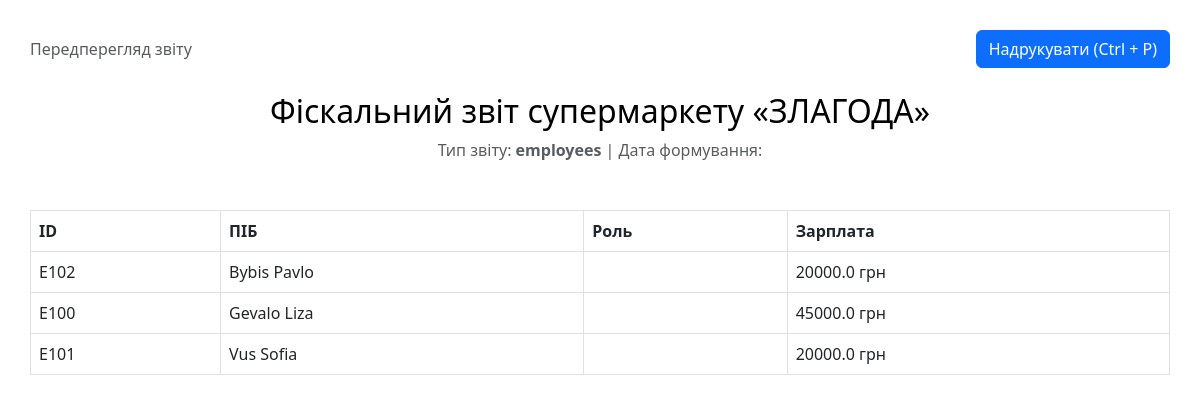
The app's page /analytics/print/employees (signed in), older data.
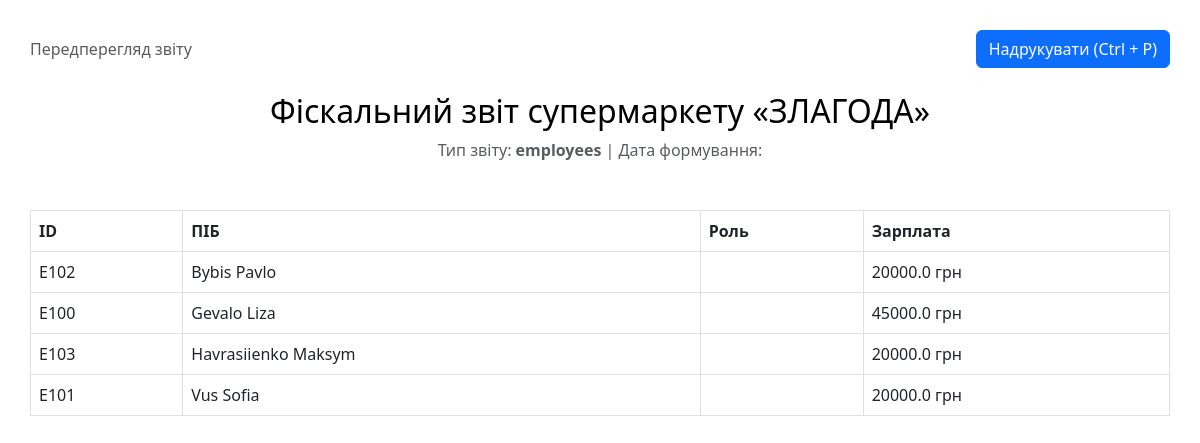
The same page, newer data.
### tables this page shows
CREATE TABLE Employee(
        id_employee TEXT PRIMARY KEY,
        empl_surname TEXT NOT NULL,
        empl_name TEXT NOT NULL,
        empl_patronymic TEXT,
        empl_role TEXT NOT NULL, 
        salary REAL NOT NULL CHECK(salary >= 0),
        date_of_birth TEXT NOT NULL,
        date_of_start TEXT NOT NULL,
        phone_number TEXT NOT NULL CHECK(length(phone_number) <= 13),
        city TEXT NOT NULL,
        street TEXT NOT NULL,
        zip_code TEXT NOT NULL,
        password_hash TEXT NOT NULL
    );

### backend/analytics.py (the view)
@analytics_bp.route('/print/<report_type>')
@login_required
@roles_required('Manager')
def print_report(report_type):
    allowed = ['employees', 'customers', 'categories', 'products', 'store_products', 'checks']
    if report_type not in allowed:
        flash("Невідомий тип звіту!", "danger")
        return redirect(url_for('auth.dashboard'))
    conn = get_db_connection()
    data = None
    if report_type == 'employees':
        data = conn.execute('SELECT * FROM Employee ORDER BY empl_surname').fetchall()
    elif report_type == 'customers':
        data = conn.execute('SELECT * FROM Customer_Card ORDER BY cust_surname').fetchall()
    elif report_type == 'categories':
        data = conn.execute('SELECT * FROM Category ORDER BY category_name').fetchall()
    elif report_type == 'products':
        data = conn.execute('''
            SELECT p.*, c.category_name FROM Product p
            JOIN Category c ON p.category_number = c.category_number
            ORDER BY p.product_name
        ''').fetchall()
    elif report_type == 'store_products':
        data = conn.execute('''
            SELECT sp.*, p.product_name FROM Store_Product sp
            JOIN Product p ON sp.id_product = p.id_product
            ORDER BY p.product_name
        ''').fetchall()
    elif report_type == 'checks':
        data = conn.execute('''
            SELECT cb.*, e.empl_surname FROM Check_bill cb
            JOIN Employee e ON cb.id_employee = e.id_employee
            ORDER BY cb.print_date DESC
        ''').fetchall()
    conn.close()
    return render_template('analytics/report_print.html', report_type=report_type, data=data)

### backend/initdb.py (called while the page is built)
def get_db_connection():
    conn = sqlite3.connect(DB_PATH)
    conn.row_factory = sqlite3.Row
    conn.execute("PRAGMA foreign_keys = ON;")
    return conn

### templates/analytics/report_print.html (shortened to what this page needs)
<!DOCTYPE html>
<html lang="uk">
<head>
    <link href="https://cdn.jsdelivr.net/npm/bootstrap@5.3.0/dist/css/bootstrap.min.css" rel="stylesheet">
</head>
<body>
    <div class="d-flex justify-content-between align-items-center mb-4 no-print">
        <span class="text-muted">Передперегляд звіту</span>
        <button onclick="window.print();" class="btn btn-primary">Надрукувати (Ctrl + P)</button>
    </div>
    <div class="text-center mb-5">
        <h2>Фіскальний звіт супермаркету «ЗЛАГОДА»</h2>
        <p class="text-muted">Тип звіту: <strong>{{ report_type }}</strong> | Дата формування: {{ current_date }}</p>
    </div>
    <table class="table table-bordered">
        <thead>
            <tr>
                {% if report_type == 'employees' %}
                    <th>ID</th><th>ПІБ</th><th>Роль</th><th>Зарплата</th>
                {% elif report_type == 'customers' %}
                    <th>Картка</th><th>Покупець</th><th>Знижка</th>
                {% elif report_type == 'checks' %}
                    <th>Номер чека</th><th>Касир ID</th><th>Дата</th><th>Сума</th>
                {% endif %}
            </tr>
        </thead>
        <tbody>
            {% for item in data %}
            <tr>
                {% if report_type == 'employees' %}
                    <td>{{ item.id_employee }}</td><td>{{ item.empl_surname }} {{ item.empl_name }}</td><td>{{ item.role }}</td><td>{{ item.salary }} грн</td>
                {% elif report_type == 'customers' %}
                    <td>{{ item.card_number }}</td><td>{{ item.cust_surname }} {{ item.cust_name }}</td><td>{{ item.percent }}%</td>
                {% elif report_type == 'checks' %}
                    <td>{{ item.check_number }}</td><td>{{ item.id_employee }}</td><td>{{ item.print_date }}</td><td>{{ item.sum_total }} грн</td>
                {% endif %}
            </tr>
            {% else %}
            <tr>
                <td colspan="4" class="text-center">Дані для звіту відсутні або не знайдені за вказаними фільтрами.</td>
            </tr>
            {% endfor %}
        </tbody>
    </table>
</body>
</html>

Row changes from the older to the newer data that the page shows:
added Employee: id_employee "E103", empl_surname "Havrasiienko", empl_name "Maksym", salary "20000.0"
